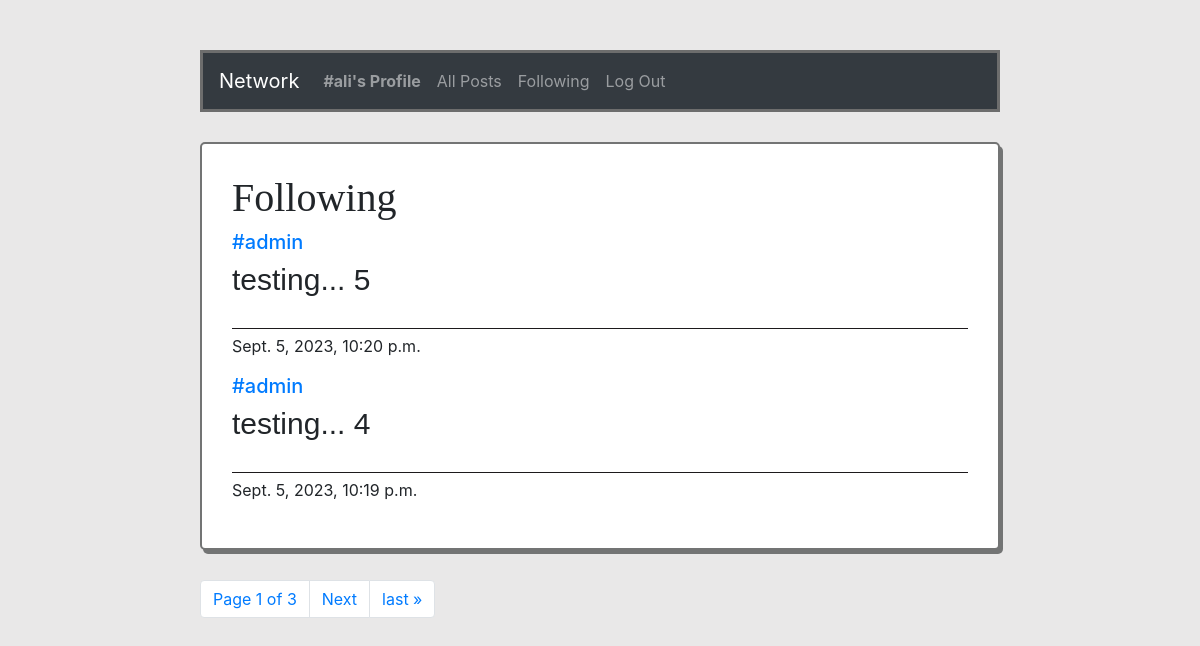
Page /following (signed in) on the earlier database version.
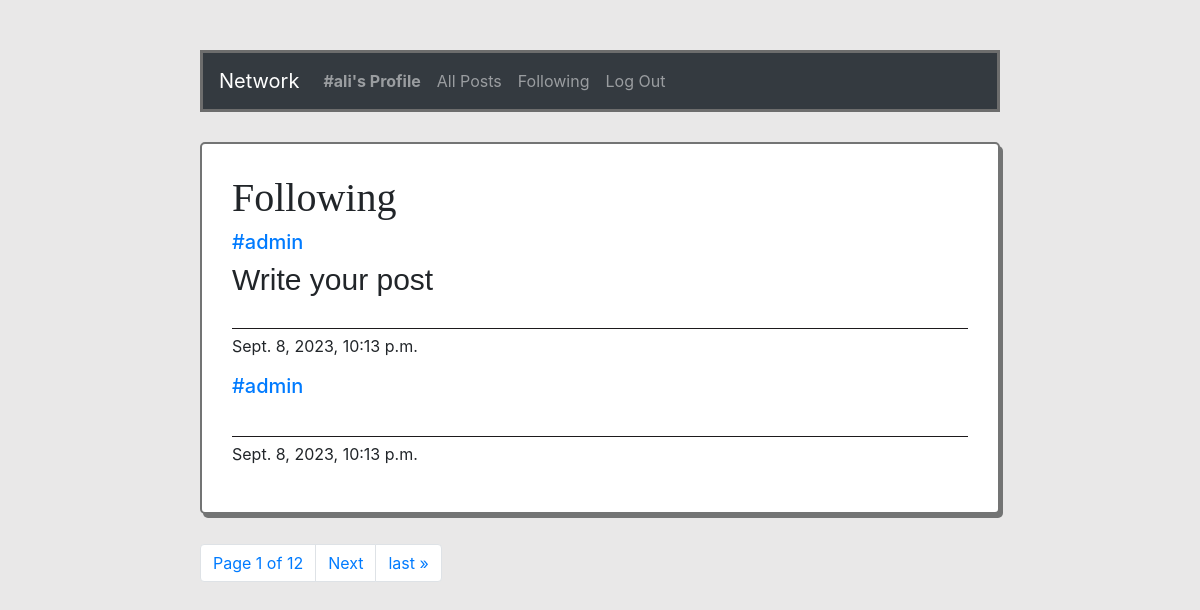
Same page on the later database version.
### network/models.py (models this page shows, shortened)
class Post(models.Model):
    content = models.CharField(max_length=260)
    user = models.ForeignKey(User, on_delete=models.CASCADE, related_name="writer")
    date = models.DateTimeField(auto_now_add=True)

class User(AbstractUser):
    pass

### network/views.py (the view)
# urls.py: path("following", views.following, name="following"),
def following(request):
    userCurrent = User.objects.get(pk=request.user.id)
    followPpl = Follow.objects.filter(user=userCurrent)
    postAll = Post.objects.all().order_by('id').reverse()
    postsFollowing = []
    for post in postAll:
        for person in followPpl:
            if person.user_followed == post.user:
                postsFollowing.append(post)
    paginator = Paginator(postsFollowing, 2)
    page_number = request.GET.get('page')
    page_obj = paginator.get_page(page_number)
    return render(request, "network/following.html", {
        "page_obj": page_obj
    })

### network/templates/network/following.html (shortened to what this page needs)
{% extends "network/layout.html" %}
{% block body %}
    <div class="allPosts">
        <h1 style="font-family:fantasy">Following</h1>
        {% for post in page_obj %}
            <div>
                <h5 class="username"><a href="{% url 'profile' user_id=post.user.id %}">#{{ post.user }}</a></h5>
                <h6 class="content">{{ post.content }}</h6>
                <p class="date">{{ post.date }}</p>
            </div>
        {% endfor %}
    </div>
    <nav aria-label="Page navigation example">
        <ul class="pagination">
                <li class="page-item"><a href="" class="page-link">Page {{ page_obj.number }} of {{ page_obj.paginator.num_pages }}</a></li>
            {% if page_obj.has_next %}
                <li class="page-item"><a class="page-link" href="?page={{ page_obj.next_page_number }}">Next</a></li>
                <li class="page-item"><a class="page-link" href="?page={{ page_obj.paginator.num_pages }}">last &raquo;</a></li>
            {% endif %}
        </ul>
      </nav>
{% endblock %}

Differences in the rows shown:
no longer on this page (row edited): Post: user "admin", content "testing... 5", date "Sept. 5, 2023, 10:20 p.m."
no longer on this page (row unchanged): Post: user "admin", content "testing... 4", date "Sept. 5, 2023, 10:19 p.m."
added Post: user "admin", content "Write your post", date "Sept. 8, 2023, 10:13 p.m."
added Post: user "admin", date "Sept. 8, 2023, 10:13 p.m."
Other differences:
{{ page_obj.paginator.num_pages }}: "3" → "12"
